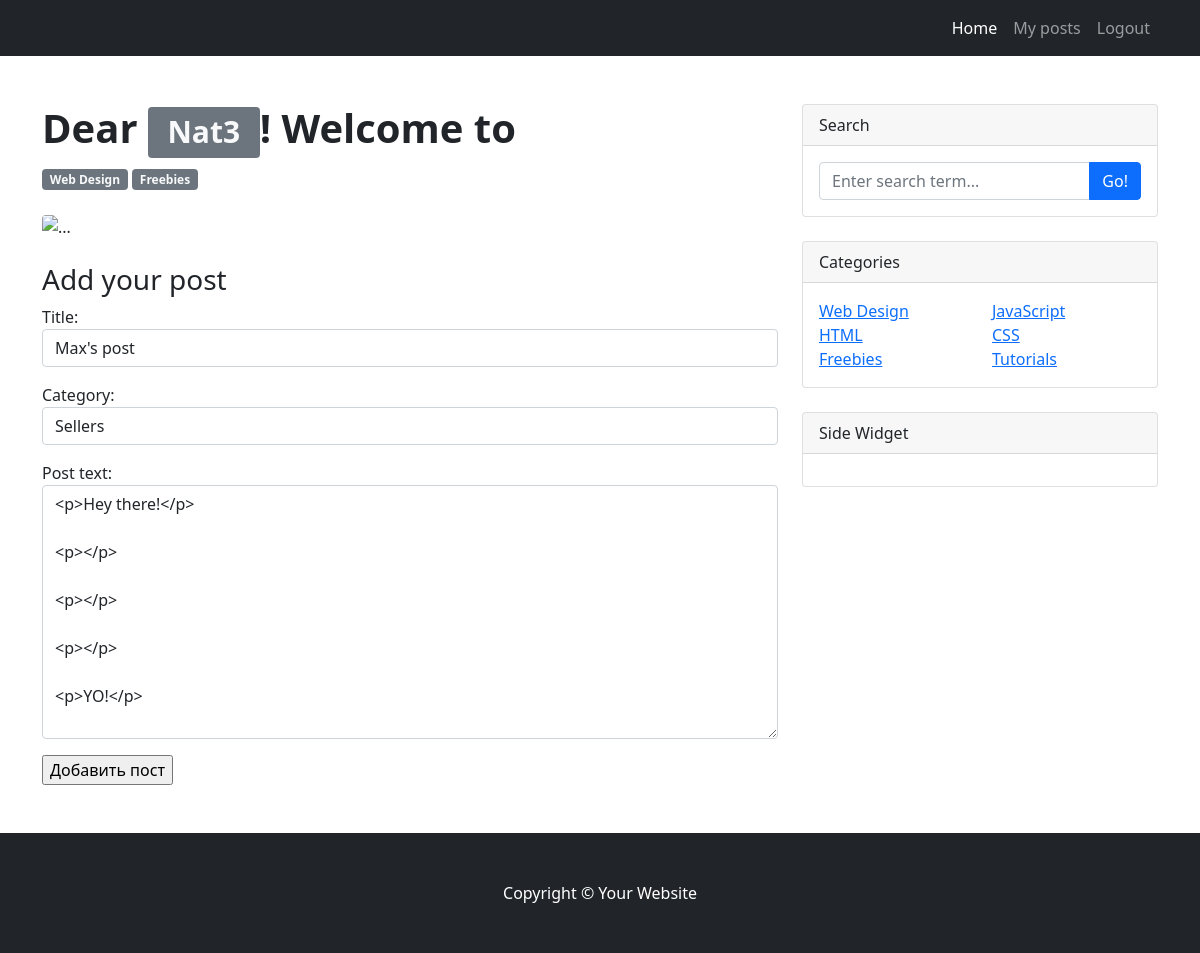
Page /post/update/46 (signed in) on the committed database.
### board_app/models.py (models this page shows, shortened)
class Post(models.Model):
    title = models.CharField(max_length=255)
    post_auth = models.ForeignKey(User, on_delete=models.CASCADE)
    add_time = models.DateTimeField(auto_now_add=True)
    category = models.CharField(max_length=30, choices=PostTypes)
    post_text = RichTextField(blank=True, null=True)

### board_app/views.py (the view)
# urls.py: path('update/<int:pk>', PostUpdateView.as_view(), name='update_posts'),
class PostUpdateView(LoginRequiredMixin, UpdateView):
    template_name = 'create_post.html'
    form_class = PostForm
    success_url = '/'
    def get_object(self, **kwargs):
        _id = self.kwargs.get('pk')
        return Post.objects.get(pk=_id)

### board_app/forms.py
class PostForm(ModelForm):
    class Meta:
        model = Post
        fields = ['title', 'category', 'post_text']
        widgets = {
            'title': forms.TextInput(attrs={'class': 'form-control'}),
            'category': forms.Select(attrs={'class': 'form-control'}),
            'post_text': forms.Textarea(attrs={'class': 'form-control'}),
        }

### templates/create_post.html (shortened to what this page needs)
{% extends 'flatpages/default.html' %}
{% block content %}
<h3> Add your post </h3>
<form method="POST">
    {{ form.as_p }}
    <input type="submit" value="Добавить пост">
</form>
{% endblock content %}

### templates/flatpages/default.html (shortened to what this page needs)
<!DOCTYPE html>
<html lang="en">
    <head>
        {% load static%}
        <link href=" {% static 'css/styles.css' %} " rel="stylesheet" />
    </head>
    <body>
        <nav class="navbar navbar-expand-lg navbar-dark bg-dark">
            <div class="container">
                <div class="collapse navbar-collapse" id="navbarSupportedContent">
                    <ul class="navbar-nav ms-auto mb-2 mb-lg-0">
                        <li class="nav-item"><a class="nav-link active" href="{% url 'posts' %}">Home</a></li>
                        {% if user.is_authenticated %}
                        <li class="nav-item"><a class="nav-link" href="{% url 'auth_posts' %}"> My posts </a></li>
                        <li class="nav-item"><a class="nav-link" href="{% url 'account_logout' %}">Logout</a></li>
                        {% else %}
                        <li class="nav-item"><a class="nav-link" href="{% url 'account_login' %}">Login</a></li>
                        <li class="nav-item"><a class="nav-link " aria-current="page" href="{% url 'account_signup' %}"> Sign up </a></li>
                        {% endif %}
                    </ul>
                </div>
            </div>
        </nav>
        <div class="container mt-5">
            <div class="row">
                <div class="col-lg-8">
                    <article>
                        <header class="mb-4">
                            <h1 class="fw-bolder mb-1"> Dear <a class="badge bg-secondary text-decoration-none link-light" href="#!"a>  {{request.user}} <a/>! Welcome to </h1>
                            <a class="badge bg-secondary text-decoration-none link-light" href="#!">  Web Design</a>
                            <a class="badge bg-secondary text-decoration-none link-light" href="#!">Freebies</a>
                        </header>
                        <figure class="mb-4"><img class="img-fluid rounded" src="https://www.wallpapertip.com/wmimgs/75-752373_all-video-games-characters.png" alt="..." /></figure>
                        {% block content %}
                        {% endblock content %}
                    </article>
                </div>
                <div class="col-lg-4">
                    <div class="card mb-4">
                        <div class="card-header">Search</div>
                        <div class="card-body">
                            <div class="input-group">
                                <input class="form-control" type="text" placeholder="Enter search term..." aria-label="Enter search term..." aria-describedby="button-search" />
                                <button class="btn btn-primary" id="button-search" type="button">Go!</button>
                            </div>
                        </div>
                    </div>
                    <div class="card mb-4">
                        <div class="card-header">Categories</div>
                        <div class="card-body">
                            <div class="row">
                                <div class="col-sm-6">
                                    <ul class="list-unstyled mb-0">
                                        <li><a href="#!">Web Design</a></li>
                                        <li><a href="#!">HTML</a></li>
                                        <li><a href="#!">Freebies</a></li>
                                    </ul>
                                </div>
                                <div class="col-sm-6">
                                    <ul class="list-unstyled mb-0">
                                        <li><a href="#!">JavaScript</a></li>
                                        <li><a href="#!">CSS</a></li>
                                        <li><a href="#!">Tutorials</a></li>
                                    </ul>
                                </div>
                            </div>
                        </div>
                    </div>
                    <div class="card mb-4">
                        <div class="card-header">Side Widget</div>
                        <div class="card-body"> </div>
                    </div>
                </div>
            </div>
        </div>
        <footer class="py-5 bg-dark">
            <div class="container"><p class="m-0 text-center text-white">Copyright &copy; Your Website </p></div>
        </footer>
    </body>
</html>

### rows in the picture
Post: title "Max's post", category "Sellers", post_text "<p>Hey there!</p> <p></p> <p></p> <p></p> <p>YO!</p>"

### other values in the picture
{{ request.user }} "Nat3"
